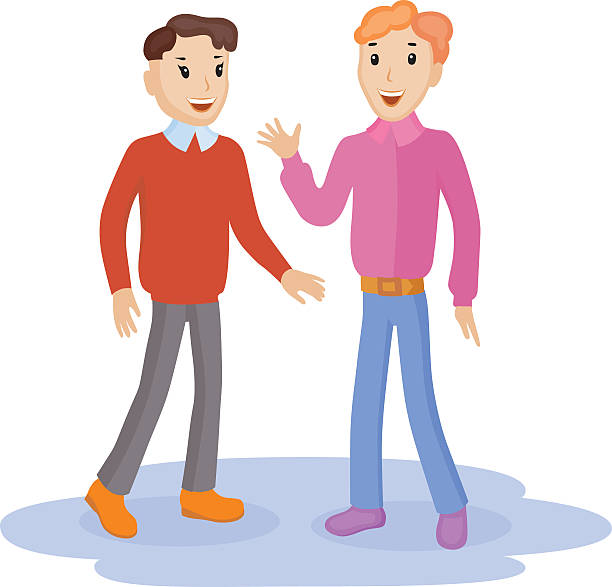
#> input picture swap.jpeg, 612 x 587 px
$ jupyter execute 'swapping_faces .ipynb'
#> lines starting #> are read from the running program, lines starting #| are printed output that depends on the picture; after the words box and inside, x2 and y2 are one past the last pixel; in counts of white or black regions, pixels touching at a corner belong together
[cell 1]
import cv2

[cell 2]
photo = cv2.imread('swap.jpeg')
#> photo is the input picture: shape (587, 612, 3); mean B, G, R 218.1, 212.9, 228.6

[cell 3]
photo.shape
#> Out = (587, 612, 3)

[cell 4]
face1 = photo[10:130,120:250]
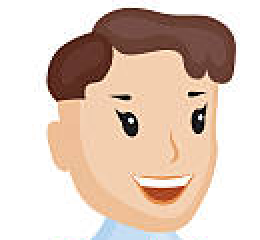
#> face1: shape (120, 130, 3) (shown 2 times larger); mean B, G, R 188.5, 201.9, 222.3

[cell 5]
face2 = photo[10:130 , 330:460]
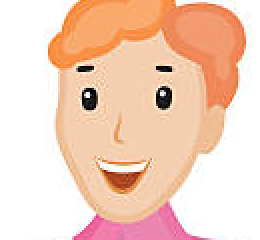
#> face2: shape (120, 130, 3) (shown 2 times larger); mean B, G, R 189.9, 209.7, 244.1

[cell 6]
photo[10:130,120:250]= face2
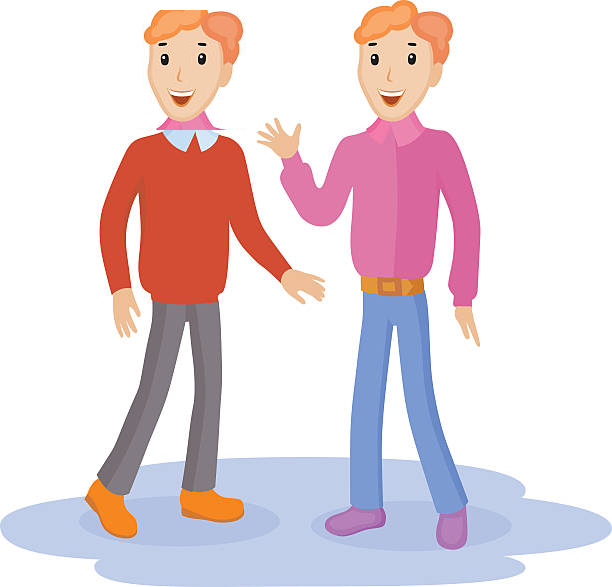
#> photo: shape (587, 612, 3); 2.88% of pixels changed, all inside (x1, y1, x2, y2) = (134, 10, 246, 130)
